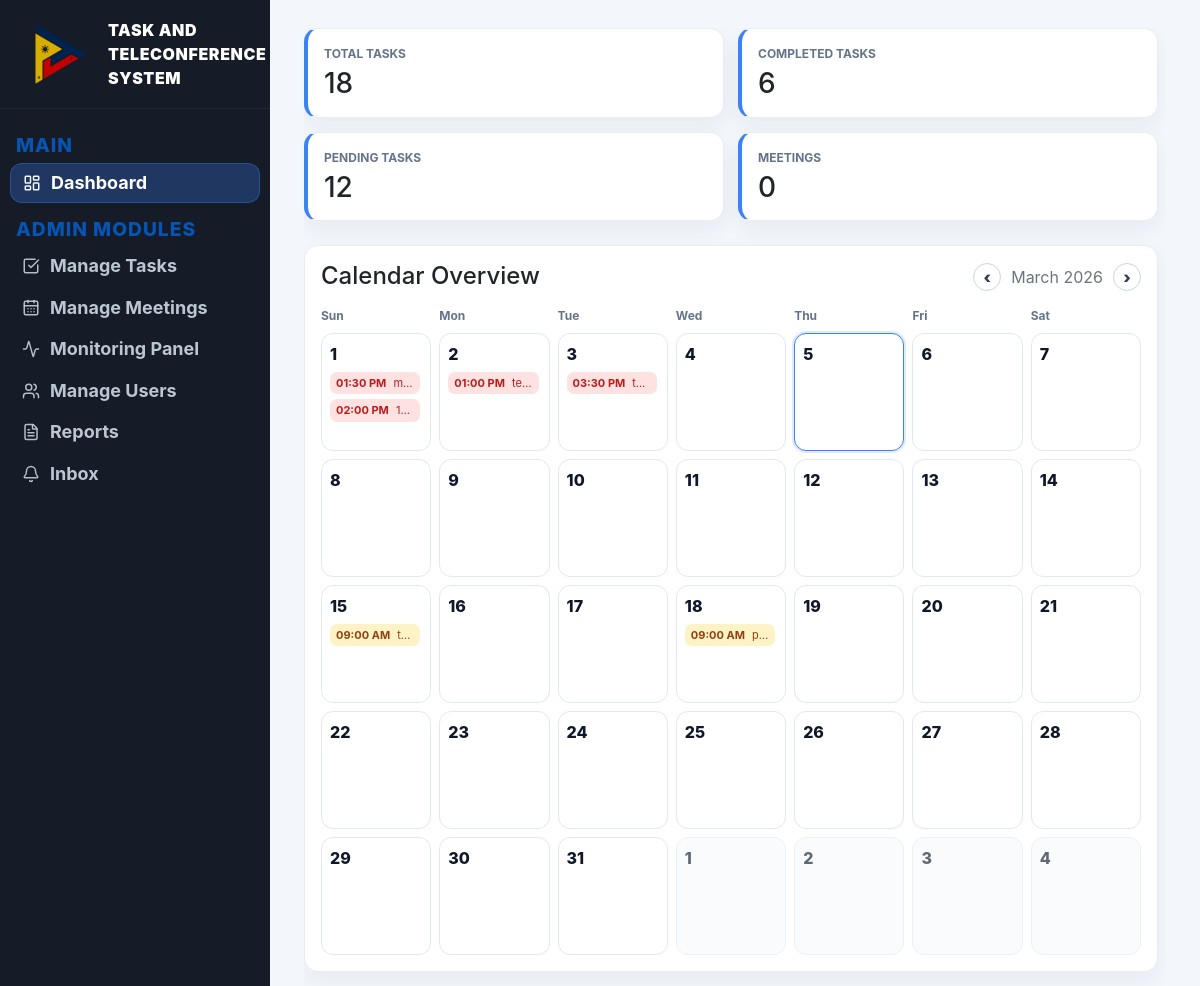
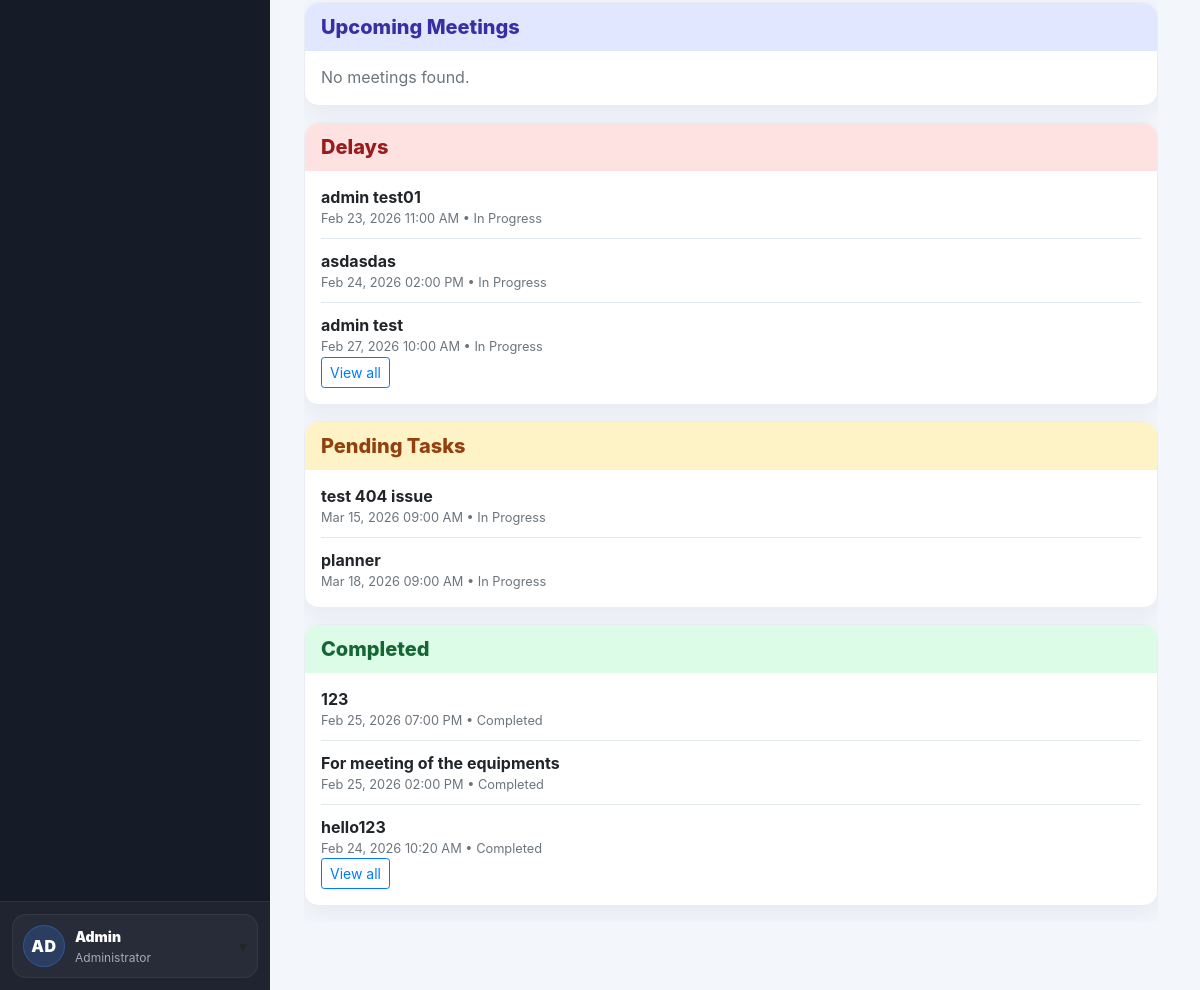
The page /admin (signed in) on the database its author committed (2 pictures, top to bottom).
### website/models.py (models this page shows, shortened)
class User(db.Model, UserMixin):
    id = db.Column(db.Integer, primary_key=True)
    email = db.Column(db.String(150), unique=True)
    password = db.Column(db.String(150))
    firstname = db.Column(db.String(150))
    is_admin = db.Column(db.Boolean, default=False)
    role = db.Column(db.String(20), default="user")
    notes = db.relationship('Note')
    notifications = db.relationship('Notification', lazy=True, cascade="all, delete-orphan")

class Task(db.Model):
    id = db.Column(db.Integer, primary_key=True)
    title = db.Column(db.String(200), nullable=False)
    description = db.Column(db.Text)
    assigned_to = db.Column(db.Integer, db.ForeignKey('user.id'))
    assigned_user = db.relationship('User', foreign_keys=[assigned_to])
    status = db.Column(db.String(50), default="assigned")
    priority = db.Column(db.String(20), default="normal")
    deadline = db.Column(db.DateTime)
    file_path = db.Column(db.String(300))
    last_edited_by = db.Column(db.Integer, nullable=True)
    last_edited_at = db.Column(db.DateTime, server_default=func.now(), onupdate=func.now())
    created_at = db.Column(db.DateTime(timezone=True), server_default=func.now())

### website/views.py (the view, shortened to what this page needs)
@views.route('/admin')
@login_required
@admin_only
def admin_dashboard():
    tasks = Task.query.order_by(Task.deadline.asc()).all()
    notifications = Notification.query.order_by(Notification.created_at.desc()).all()
    unread_count = Notification.query.filter_by(user_id=current_user.id, is_read=False).count()
    tasks_data = []
    for task in tasks:
        if not task.deadline:
            continue
        tasks_data.append({
            "id": task.id,
            "title": task.title,
            "status": (task.status or "").strip().lower(),
            "deadline": task.deadline,
        })
    meetings_data = []
    for notif in notifications:
        title = (notif.title or "").strip()
        message = (notif.message or "").strip()
        label = f"{title} {message}".lower()
        if "meeting" not in label:
            continue
    total_tasks = len(tasks_data)
    completed_tasks = sum(1 for task in tasks_data if task["status"] == "completed")
    pending_tasks = total_tasks - completed_tasks
    total_meetings = len(meetings_data)
    today = ph_today()
    selected_month = request.args.get("month", type=int) or today.month
    selected_year = request.args.get("year", type=int) or today.year
    if selected_month < 1 or selected_month > 12:
        selected_month = today.month
    if selected_year < 1970 or selected_year > 2100:
        selected_year = today.year
    month_calendar = calendar.Calendar(firstweekday=6).monthdatescalendar(selected_year, selected_month)
    first_of_month = date(selected_year, selected_month, 1)
    if selected_month == 1:
        prev_month, prev_year = 12, selected_year - 1
    else:
        prev_month, prev_year = selected_month - 1, selected_year
    if selected_month == 12:
        next_month, next_year = 1, selected_year + 1
    else:
        next_month, next_year = selected_month + 1, selected_year
    events_by_day = {}
    now = ph_now()
    for task in tasks_data:
        event_day = task["deadline"].date()
        task_status = task["status"]
        is_overdue = task["deadline"] < now
        if task_status in {"in_progress", "for_revision"} and is_overdue:
            event_kind = "delay"
        elif task_status == "completed":
            event_kind = "completed"
        elif task_status in {"in_progress", "for_revision"}:
            event_kind = "pending"
        else:
            event_kind = "task"
        events_by_day.setdefault(event_day, []).append({
            "type": "task",
            "kind": event_kind,
            "task_id": task["id"],
            "title": task["title"],
            "time": as_ph_naive(task["deadline"]).strftime("%I:%M %p"),
        })
    delayed_tasks = sorted(
        [
            task for task in tasks_data
            if task["status"] in {"in_progress", "for_revision"} and task["deadline"] < now
        ],
        key=lambda item: item["deadline"]
    )
    pending_task_list = sorted(
        [
            task for task in tasks_data
            if task["status"] in {"in_progress", "for_revision"} and task["deadline"] >= now
        ],
        key=lambda item: item["deadline"]
    )
    completed_task_list = sorted(
        [task for task in tasks_data if task["status"] == "completed"],
        key=lambda item: item["deadline"],
        reverse=True
    )
    upcoming_meetings = sorted(meetings_data, key=lambda item: item["deadline"] or datetime.min)
    return render_template(
        "admin_dashboard.html",
        user=current_user,
        unread_count=unread_count,
        total_tasks=total_tasks,
        completed_tasks=completed_tasks,
        pending_tasks=pending_tasks,
        total_meetings=total_meetings,
        month_name=first_of_month.strftime("%B %Y"),
        month_calendar=month_calendar,
        today=today,
        events_by_day=events_by_day,
        delayed_tasks=delayed_tasks,
        pending_task_list=pending_task_list,
        completed_task_list=completed_task_list,
        upcoming_meetings=upcoming_meetings,
        prev_month=prev_month,
        prev_year=prev_year,
        next_month=next_month,
        next_year=next_year,
        selected_month=selected_month,
        selected_year=selected_year,
    )

### website/templates/admin_dashboard.html (shortened to what this page needs)
{% extends "admin_base.html" %}
{% block content %}
<main class="main-inner admin-dashboard-main">
  <div class="admin-overview-grid mb-4">
    <div class="page-card overview-card">
      <p class="overview-label mb-1">Total Tasks</p>
      <h3 class="mb-0">{{ total_tasks }}</h3>
    </div>
    <div class="page-card overview-card">
      <p class="overview-label mb-1">Completed Tasks</p>
      <h3 class="mb-0">{{ completed_tasks }}</h3>
    </div>
    <div class="page-card overview-card">
      <p class="overview-label mb-1">Pending Tasks</p>
      <h3 class="mb-0">{{ pending_tasks }}</h3>
    </div>
    <div class="page-card overview-card">
      <p class="overview-label mb-1">Meetings</p>
      <h3 class="mb-0">{{ total_meetings }}</h3>
    </div>
  </div>
  <div class="admin-dashboard-layout">
    <section class="page-card">
      <div class="d-flex justify-content-between align-items-center mb-3 cal-header-wrap">
        <h4 class="mb-0">Calendar Overview</h4>
        <div class="calendar-nav">
          <a class="calendar-nav-btn" href="{{ url_for('views.admin_dashboard', month=prev_month, year=prev_year) }}">‹</a>
          <span class="text-muted">{{ month_name }}</span>
          <a class="calendar-nav-btn" href="{{ url_for('views.admin_dashboard', month=next_month, year=next_year) }}">›</a>
        </div>
      </div>
      <div class="calendar-weekdays">
        <span>Sun</span><span>Mon</span><span>Tue</span><span>Wed</span><span>Thu</span><span>Fri</span><span>Sat</span>
      </div>
      <div class="calendar-grid">
        {% for week in month_calendar %}
          {% for day in week %}
            {% set day_events = events_by_day.get(day, []) %}
            <div class="calendar-cell {% if day.month != selected_month %}is-muted{% endif %} {% if day == today %}is-today{% endif %}">
              <div class="calendar-date">{{ day.day }}</div>
              {% if day_events %}
                <div class="calendar-events">
                  {% for event in day_events[:3] %}
                    {% if event.type == 'task' and event.task_id %}
                      <a class="calendar-event {{ event.kind }}" href="{{ url_for('views.manage_tasks', open=event.task_id, highlight=1) }}" title="{{ event.time }} {{ event.title }}">
                        {% if event.time %}<span class="event-time">{{ event.time }}</span>{% endif %}
                        {{ event.title }}
                      </a>
                    {% else %}
                      <div class="calendar-event {{ event.kind }}" title="{{ event.time }} {{ event.title }}">
                        {% if event.time %}<span class="event-time">{{ event.time }}</span>{% endif %}
                        {{ event.title }}
                      </div>
                    {% endif %}
                  {% endfor %}
                </div>
              {% endif %}
            </div>
          {% endfor %}
        {% endfor %}
      </div>
    </section>
    <section class="admin-dashboard-side">
      <div class="page-card mb-3 dashboard-side-card">
        <h5 class="mb-3 panel-title-banner banner-meeting">Upcoming Meetings</h5>
        {% if upcoming_meetings and upcoming_meetings|length > 0 %}
          <ul class="timeline-list side-scroll-list">
            {% for meeting in upcoming_meetings[:3] %}
              <li>
                <strong>{{ meeting.title }}</strong>
                <div class="text-muted small">
                  {{ meeting.deadline.strftime('%b %d, %Y %I:%M %p') if meeting.deadline else 'No schedule' }}
                </div>
              </li>
            {% endfor %}
          </ul>
          {% if upcoming_meetings|length > 3 %}
            <a class="btn btn-sm btn-outline-primary" href="{{ url_for('views.manage_meetings') }}">View all</a>
          {% endif %}
        {% else %}
          <p class="text-muted mb-0">No meetings found.</p>
        {% endif %}
      </div>
      <div class="page-card mb-3 dashboard-side-card">
        <h5 class="mb-3 panel-title-banner banner-delay">Delays</h5>
        {% if delayed_tasks and delayed_tasks|length > 0 %}
          <ul class="timeline-list side-scroll-list">
            {% for task in delayed_tasks[:3] %}
              <li>
                <strong>
                  <a class="dashboard-task-link" href="{{ url_for('views.manage_tasks', open=task.id, highlight=1) }}">{{ task.title }}</a>
                </strong>
                <div class="text-muted small">
                  {{ task.deadline.strftime('%b %d, %Y %I:%M %p') if task.deadline else 'No deadline' }}
                  • {{ task.status|replace('_', ' ')|title }}
                </div>
              </li>
            {% endfor %}
          </ul>
          {% if delayed_tasks|length > 3 %}
            <a class="btn btn-sm btn-outline-primary" href="{{ url_for('views.manage_tasks', filter='delayed') }}">View all</a>
          {% endif %}
        {% else %}
          <p class="text-muted mb-0">No delayed tasks.</p>
        {% endif %}
      </div>
      <div class="page-card mb-3 dashboard-side-card">
        <h5 class="mb-3 panel-title-banner banner-pending">Pending Tasks</h5>
        {% if pending_task_list and pending_task_list|length > 0 %}
          <ul class="timeline-list side-scroll-list">
            {% for task in pending_task_list[:3] %}
              <li>
                <strong>
                  <a class="dashboard-task-link" href="{{ url_for('views.manage_tasks', open=task.id, highlight=1) }}">{{ task.title }}</a>
                </strong>
                <div class="text-muted small">
                  {{ task.deadline.strftime('%b %d, %Y %I:%M %p') if task.deadline else 'No deadline' }}
                  • {{ task.status|replace('_', ' ')|title }}
                </div>
              </li>
            {% endfor %}
          </ul>
        {% else %}
          <p class="text-muted mb-0">No pending tasks.</p>
        {% endif %}
      </div>
      <div class="page-card mb-3 dashboard-side-card">
        <h5 class="mb-3 panel-title-banner banner-completed">Completed</h5>
        {% if completed_task_list and completed_task_list|length > 0 %}
          <ul class="timeline-list side-scroll-list">
            {% for task in completed_task_list[:3] %}
              <li>
                <strong>
                  <a class="dashboard-task-link" href="{{ url_for('views.manage_tasks', open=task.id, highlight=1) }}">{{ task.title }}</a>
                </strong>
                <div class="text-muted small">
                  {{ task.deadline.strftime('%b %d, %Y %I:%M %p') if task.deadline else 'No deadline' }}
                  • Completed
                </div>
              </li>
            {% endfor %}
          </ul>
          {% if completed_task_list|length > 3 %}
            <a class="btn btn-sm btn-outline-primary" href="{{ url_for('views.manage_tasks', filter='completed') }}">View all</a>
          {% endif %}
        {% else %}
          <p class="text-muted mb-0">No completed tasks yet.</p>
        {% endif %}
      </div>
    </section>
  </div>
</main>
{% endblock %}

### website/templates/admin_base.html (shortened to what this page needs)
<!DOCTYPE html>
<html>
<head>
  <link rel="stylesheet"
        href="https://stackpath.bootstrapcdn.com/bootstrap/4.4.1/css/bootstrap.min.css"/>
  <link rel="stylesheet"
        href="https://stackpath.bootstrapcdn.com/font-awesome/4.7.0/css/font-awesome.min.css"/>
  <link rel="stylesheet" href="{{ url_for('static', filename='styles.css') }}">
</head>
<body>
<div class="app-shell">
  <aside class="sidebar-dark">
    <div class="sidebar-brand">
      <img src="{{ url_for('static', filename='assets/PTV_LOGO.png') }}" alt="PTV Logo" class="sidebar-brand-logo">
      <span>TASK AND TELECONFERENCE SYSTEM</span>
    </div>
    <div class="sidebar-nav">
      <div class="sidebar-section">MAIN</div>
      <a class="sidebar-link {% if request.endpoint == 'views.admin_dashboard' %}active{% endif %}"
         href="{{ url_for('views.admin_dashboard') }}">
        <i data-lucide="layout-dashboard" class="sidebar-icon" aria-hidden="true"></i>
        <span>Dashboard</span>
      </a>
      <div class="sidebar-section">ADMIN MODULES</div>
      <a class="sidebar-link {% if request.endpoint == 'views.manage_tasks' %}active{% endif %}"
         href="{{ url_for('views.manage_tasks') }}">
        <i data-lucide="check-square" class="sidebar-icon" aria-hidden="true"></i>
        <span>Manage Tasks</span>
      </a>
      <a class="sidebar-link {% if request.endpoint == 'views.manage_meetings' %}active{% endif %}"
         href="{{ url_for('views.manage_meetings') }}">
        <i data-lucide="calendar-days" class="sidebar-icon" aria-hidden="true"></i>
        <span>Manage Meetings</span>
      </a>
      <a class="sidebar-link {% if request.endpoint == 'views.monitoring_panel' %}active{% endif %}"
         href="{{ url_for('views.monitoring_panel') }}">
        <i data-lucide="activity" class="sidebar-icon" aria-hidden="true"></i>
        <span>Monitoring Panel</span>
      </a>
      <a class="sidebar-link {% if request.endpoint == 'views.manage_users' %}active{% endif %}"
         href="{{ url_for('views.manage_users') }}">
        <i data-lucide="users" class="sidebar-icon" aria-hidden="true"></i>
        <span>Manage Users</span>
      </a>
      <a class="sidebar-link {% if request.endpoint == 'views.reports' %}active{% endif %}"
         href="{{ url_for('views.reports') }}">
        <i data-lucide="file-text" class="sidebar-icon" aria-hidden="true"></i>
        <span>Reports</span>
      </a>
      <a class="sidebar-link {% if request.endpoint == 'views.inbox_admin' %}active{% endif %}"
         href="{{ url_for('views.inbox_admin') }}">
        <i data-lucide="bell" class="sidebar-icon" aria-hidden="true"></i>
        <span>Inbox</span>
      </a>
    </div>
    {% if current_user.is_authenticated %}
    <div class="sidebar-footer">
      {% set parts = (current_user.firstname or '').split() %}
      {% set first = parts[0] if parts|length > 0 else '' %}
      {% set last = parts[-1] if parts|length > 1 else '' %}
      {% set initials = (first[:1] ~ (last[:1] if last else (first[1:2] if first|length > 1 else ''))).upper() %}
      <div class="user-box" id="userBox">
        <button class="user-trigger" type="button" id="userToggle">
          <div class="user-row">
            <div class="user-avatar">{{ initials }}</div>
            <div>
              <div class="user-name">{{ current_user.firstname }}</div>
              <div class="user-sub">Administrator</div>
            </div>
          </div>
          <div class="caret">▾</div>
        </button>
      </div>
    </div>
    {% endif %}
  </aside>
  <main class="main-area">
    <div class="content-wrap">
      {% block content %}{% endblock %}
    </div>
  </main>
</div>
</body>
</html>

### rows shown on the page
User: firstname "Admin"
Task: time "01:30 PM", title "m…"
Task: time "02:00 PM", title "1…"
Task: time "01:00 PM", title "te…"
Task: time "03:30 PM", title "t…"
Task: time "09:00 AM", title "t…", title "test 404 issue", deadline "Mar 15, 2026 09:00 AM", status "In Progress"
Task: time "09:00 AM", title "p…", title "planner", deadline "Mar 18, 2026 09:00 AM", status "In Progress"
Task: title "admin test01", deadline "Feb 23, 2026 11:00 AM", status "In Progress"
Task: title "asdasdas", deadline "Feb 24, 2026 02:00 PM", status "In Progress"
Task: title "admin test", deadline "Feb 27, 2026 10:00 AM", status "In Progress"
Task: title "123", deadline "Feb 25, 2026 07:00 PM"
Task: title "For meeting of the equipments", deadline "Feb 25, 2026 02:00 PM"
Task: title "hello123", deadline "Feb 24, 2026 10:20 AM"

### other values the page prints
{{ initials }} "AD"
{{ total_tasks }} "18"
{{ completed_tasks }} "6"
{{ pending_tasks }} "12"
{{ total_meetings }} "0"
{{ month_name }} "March 2026"
{{ day.day }} "1" "2" "3" "4" "5" "6" "7" "8" "9" "10" "11" "12" "13" "14" "15" "16" "17" "18" "19" "20" "21" "22" "23" "24" "25" "26" "27" "28" "29" "30" "31" "1" "2" "3" "4"
